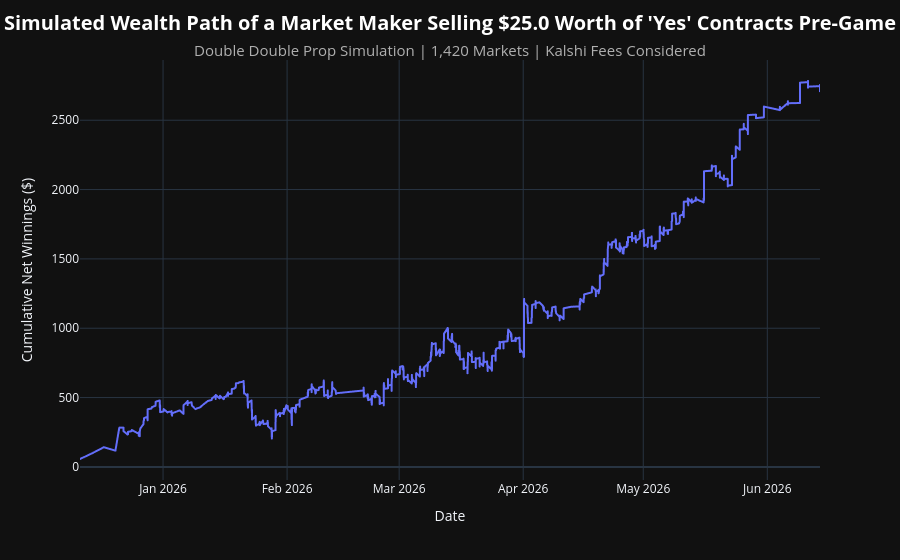

Notebook source saved alongside this figure:
### Code cell
# Simulation: Sell Yes Limit Order
#   - A market maker provides $25 worth of liquidity on every double double prop market
#   - Fill price is naively approximated as the historical dollar-volume-weighted average pre-game price
#   - The wealth path evolves over time, starting at zero

sim_results = simulation(
    df=double_double_df,
    side='no',                      # Selling 'yes' is the same as buying 'no'
    liquidity_amt=LIQUIDITY_AMOUNT,
    fee=KALSHI_MAKER_FEE,           # Assume the 'yes' contract is sold by a market maker offering liquidity to a retail taker
    by='dvwa',
    trades=TRADES,                  # Strictly more than x trades occured pre-game
    dollar_volume=DOLLAR_VOLUME     # Strictly more than y dollar volume pre-game
)

fig = px.line(sim_results, x='close_time', y='cum_net_winnings')

fig.update_layout(
    template='plotly_dark',
    title={
        'text': (
            f"<b>Simulated Wealth Path of a Market Maker Selling ${LIQUIDITY_AMOUNT} Worth of 'Yes' Contracts Pre-Game</b><br>"
            f"<span style='font-size: 15px; color: #b0b0b0;'>Double Double Prop Simulation | {len(sim_results):,} Markets | Kalshi Fees Considered</span>"
        ),
        'font': {'size': 20, 'color': '#ffffff'},
        'x': 0.5,
        'xanchor': 'center'
    },
    xaxis_title='Date',
    yaxis_title='Cumulative Net Winnings ($)',
    hovermode='x unified',
    paper_bgcolor='#111111',
    plot_bgcolor='#111111'
)

fig.show()

### Figure 1 — Plotly figure (JSON) as saved in the notebook; plotly's stock layout.template omitted (floating-point values rounded to 4 significant figures; data arrays with more than 128 entries replaced by an {"elided": "..."} marker saying what was removed)
{"data": [{"hovertemplate": "close_time=%{x}<br>cum_net_winnings=%{y}<extra></extra>", "legendgroup": "", "line": {"color": "#636efa", "dash": "solid"}, "marker": {"symbol": "circle"}, "mode": "lines", "name": "", "showlegend": false, "type": "scattergl", "x": {"elided": "1420 str values"}, "xaxis": "x", "y": {"elided": "1420 float values"}, "yaxis": "y"}], "layout": {"hovermode": "x unified", "legend": {"tracegroupgap": 0}, "margin": {"t": 60}, "paper_bgcolor": "#111111", "plot_bgcolor": "#111111", "title": {"font": {"color": "#ffffff", "size": 20}, "text": "<b>Simulated Wealth Path of a Market Maker Selling $25.0 Worth of 'Yes' Contracts Pre-Game</b><br><span style='font-size: 15px; color: #b0b0b0;'>Double Double Prop Simulation | 1,420 Markets | Kalshi Fees Considered</span>", "x": 0.5, "xanchor": "center"}, "xaxis": {"anchor": "y", "domain": [0, 1], "title": {"text": "Date"}}, "yaxis": {"anchor": "x", "domain": [0, 1], "title": {"text": "Cumulative Net Winnings ($)"}}}}
